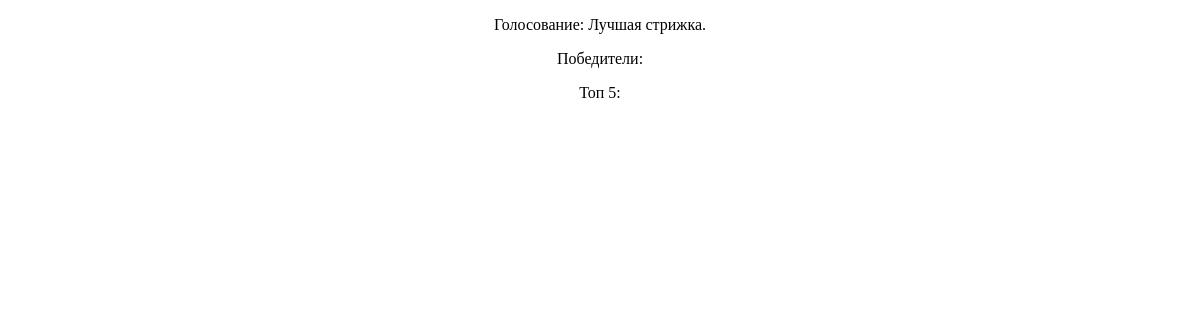
The app's page /vote/1/, older data.
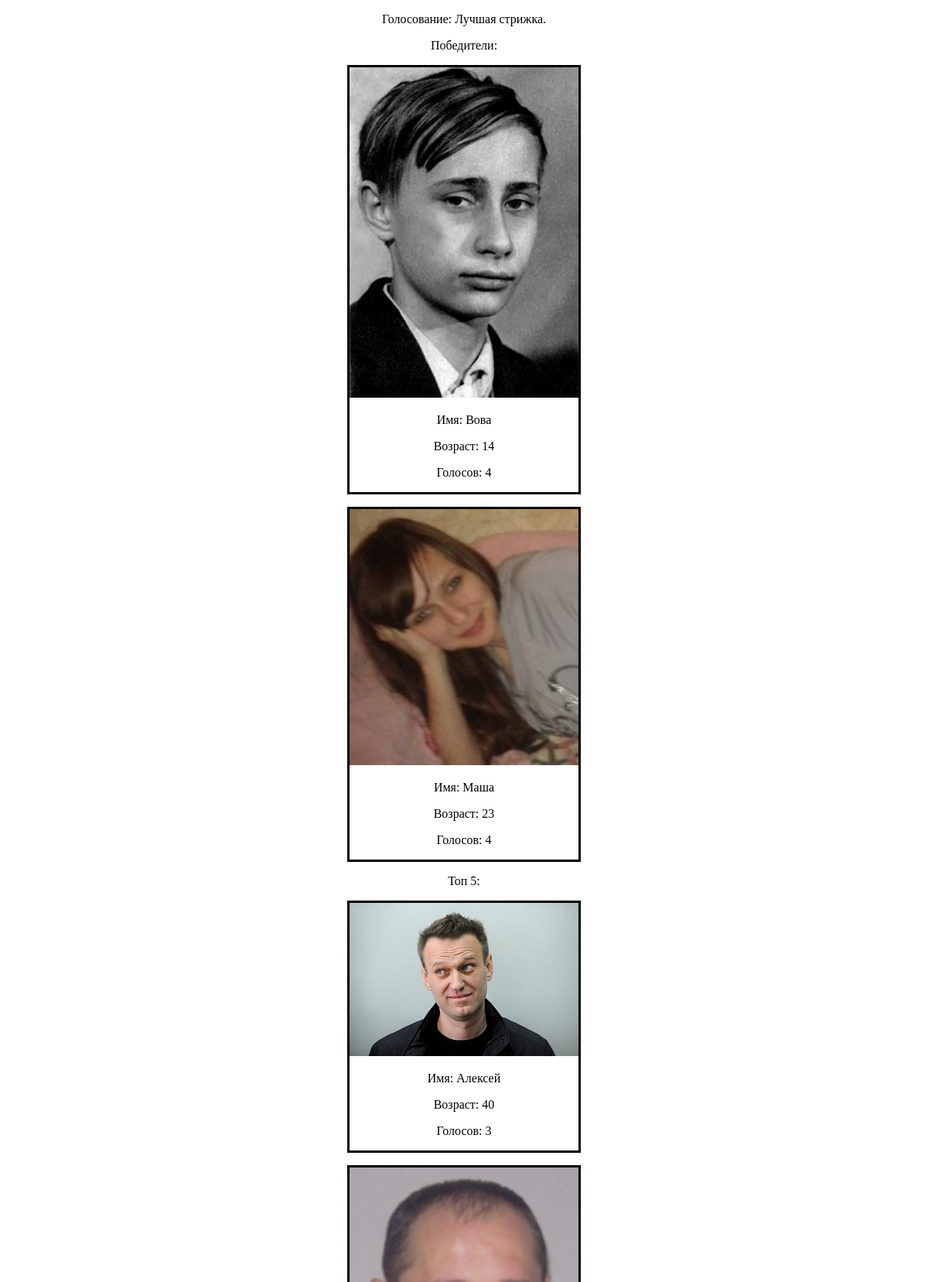
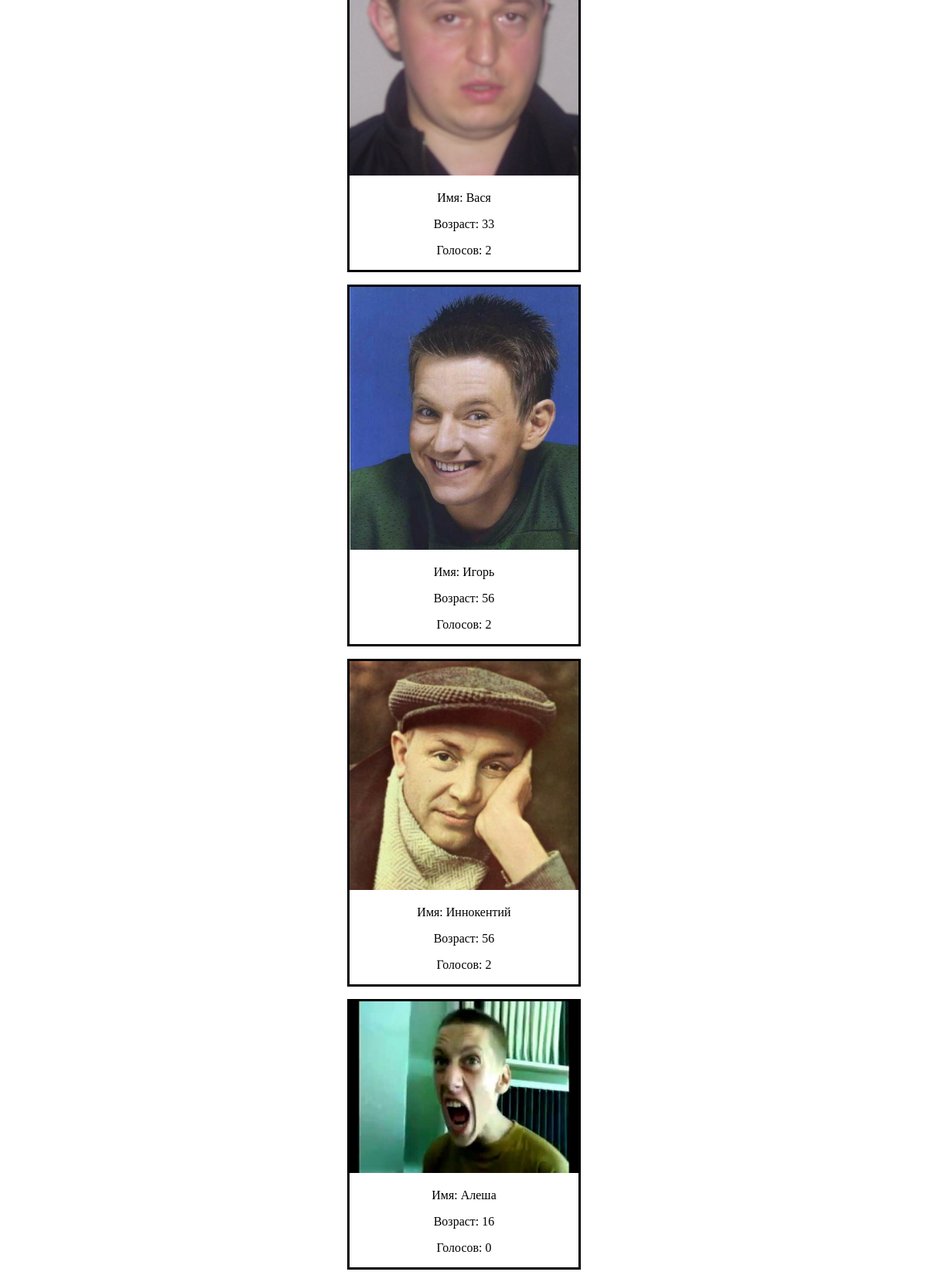
The same page, newer data (2 pictures, top to bottom).
### voting_app/models.py (models this page shows, shortened)
class Vote(models.Model):
    title        = models.CharField(max_length = 50, blank=False)
    start_date   = models.DateTimeField(blank=False)
    end_date     = models.DateTimeField(blank=False)
    votes_to_win = models.IntegerField(blank=False)
    class Meta:
        verbose_name = 'Голосование'
        verbose_name_plural = 'Голосования'
    def __str__(self):
        return self.title

class Vote_for_character(models.Model):
    vote         = models.ForeignKey(Vote, on_delete=models.CASCADE)
    character    = models.ForeignKey(Character, on_delete=models.CASCADE)
    votes_number = models.IntegerField(default=0)
    class Meta:
        verbose_name = 'Голосование за персонажа'
        verbose_name_plural = 'Голосования за персонажей'
        unique_together = ('vote', 'character',)

class Character(models.Model):
    name  = models.CharField(max_length=20)
    image = models.ImageField(upload_to='img')
    age   = models.IntegerField()
    vote  = models.ManyToManyField(Vote, through='Vote_for_character')
    class Meta:
        verbose_name = 'Персонаж'
        verbose_name_plural = 'Персонажи'

### voting_app/views.py (the view)
# urls.py: url(r'^vote/(?P<id>\d+)/$', views.detail_vote_view, name='detail-vote'),
def detail_vote_view(request, id):
    vote = Vote.objects.get(id=id)
    vote_for_chars = vote.vote_for_character_set.all()
    page_title = vote.title
    votes_name = page_title
    if is_active_vote(vote):
        if request.method == "GET":
            nominates = vote_for_chars
            return render(request, 'voteDetail/activeVoteDetail.html', locals())
        if request.method == "POST":
            id_to_vote = request.POST.get("id_to_vote")
            charToVote = vote_for_chars.get(character__id=id_to_vote)
            charToVote.votes_number += 1
            charToVote.save()
            return HttpResponseRedirect('/')
    else:
        winners = []
        topFives = []
        if vote.vote_for_character_set.count() != 0:
            sorted = vote.vote_for_character_set.order_by('-votes_number')
            winner_number_votes = sorted[0].votes_number
            winners = vote_for_chars.filter(votes_number__exact=winner_number_votes)
            topFives = sorted[winners.count():5 + winners.count()]
        return render(request, 'voteDetail/completedVoteDetail.html', locals())

### voting_app/utils.py (called while the page is built)
def is_active_vote(vote):
    if vote.end_date < timezone.now() or timezone.now() < vote.start_date :
        return False
    if vote.vote_for_character_set.latest('votes_number').votes_number >= vote.votes_to_win:
        return False
    return True

### templates/voteDetail/completedVoteDetail.html
{% extends 'base/base.html' %}
{% block content %}
    <p>Голосование: {{ vote }}.</p>
    <p>Победители: </p>
        {% for item in winners %}
            <p>{% include "base/listOutput.html" %}</p>
        {% endfor %}
    <p>Топ 5: </p>
        {% for item in topFives %}
            <p>{% include "base/listOutput.html" %}</p>
        {% endfor %}
{% endblock content %}

### templates/base/base.html (shortened to what this page needs)
<!DOCTYPE html>
<html lang="ru">
    <head>
    </head>
    <body>
    <div align="center">
        {% block content %}
        {% endblock content %}
    </div>
    </body>
</html>

### templates/base/listOutput.html
<div style="border-style: solid; width: 25%">
        <img src="{{ item.character.image.url }}" alt="img" class="img-responsive img-rounded" width="100%" height=auto>
        <p>Имя: {{ item.character.name }}</p>
        <p>Возраст: {{ item.character.age }}</p>
        <p>Голосов: {{ item.votes_number }}</p>
</div>

Row changes from the older to the newer data that the page shows:
added Vote_for_character: character.image (picture), character.name "Вова", character.age "14", votes_number "4"
added Vote_for_character: character.image (picture), character.name "Маша", character.age "23", votes_number "4"
added Vote_for_character: character.image (picture), character.name "Алексей", character.age "40", votes_number "3"
added Vote_for_character: character.image (picture), character.name "Вася", character.age "33", votes_number "2"
added Vote_for_character: character.image (picture), character.name "Игорь", character.age "56", votes_number "2"
added Vote_for_character: character.image (picture), character.name "Иннокентий", character.age "56", votes_number "2"
added Vote_for_character: character.image (picture), character.name "Алеша", character.age "16", votes_number "0"
